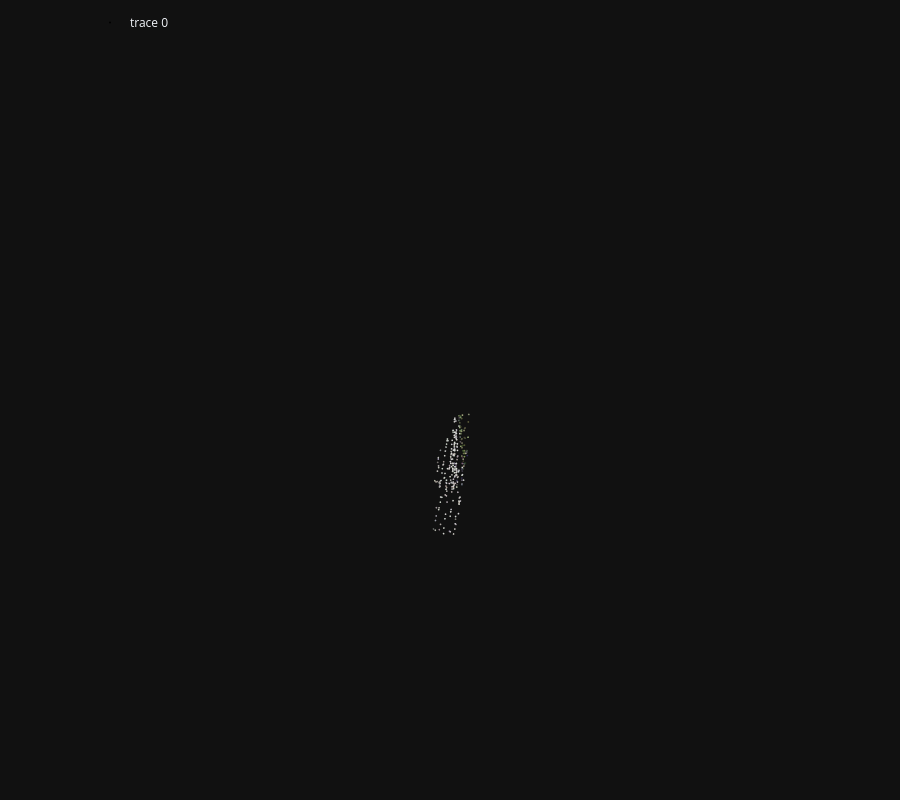

Write notebook code for a chart like this one.
### Code cell
rec = pycolmap.Reconstruction(str(best_model_path))

num_reg = count_reg_images(rec)
num_points = len(rec.points3D)
print(f"Registered images: {num_reg}")
print(f"3D points: {num_points}")

fig = init_figure(height=HEIGHT)
plot_reconstruction(
    fig,
    rec,
    min_track_length=MIN_TRACK_LENGTH,
    max_reproj_error=MAX_REPROJ_ERROR,
    cs=CAMERA_SIZE,
    points=SHOW_POINTS,
    cameras=SHOW_CAMERAS,
    points_rgb=POINTS_RGB,
)
fig.show()

### Figure 1 — Plotly figure (JSON) as saved in the notebook; plotly's stock layout.template omitted (floating-point values rounded to 4 significant figures; data arrays with more than 128 entries replaced by an {"elided": "..."} marker saying what was removed)
{"data": [{"marker": {"color": {"elided": "342x3 int values"}, "line": {"width": 0}, "size": 1}, "mode": "markers", "type": "scatter3d", "x": {"elided": "342 float values"}, "y": {"elided": "342 float values"}, "z": {"elided": "342 float values"}}, {"hovertemplate": "Image(image_id=64, camera=Camera(camera_id=1), name=\"right_half/20230408023813.200.jpg\", has_pose=1, triangulated=269/1245)", "legendgroup": "64", "line": {"color": "rgb(0, 0, 255)", "width": 1}, "mode": "lines", "name": "64", "showlegend": false, "type": "scatter3d", "x": [-0.5095, -0.2982, -0.2055, -0.5095, -0.2055, -0.2003, -0.5095, -0.2003, -0.2929, -0.5095, -0.2929, -0.2982], "y": [4.942, 2.679, 2.689, 4.942, 2.689, 2.692, 4.942, 2.692, 2.681, 4.942, 2.681, 2.679], "z": [0.4995, 0.5428, 0.5331, 0.4995, 0.5331, 0.5855, 0.4995, 0.5855, 0.5952, 0.4995, 0.5952, 0.5428]}, {"hovertemplate": "Image(image_id=23, camera=Camera(camera_id=1), name=\"left_half/20230408023813.000.jpg\", has_pose=1, triangulated=265/1129)", "legendgroup": "23", "line": {"color": "rgb(0, 0, 255)", "width": 1}, "mode": "lines", "name": "23", "showlegend": false, "type": "scatter3d", "x": [0.5667, 0.2901, 0.3829, 0.5667, 0.3829, 0.3775, 0.5667, 0.3775, 0.2847, 0.5667, 0.2847, 0.2901], "y": [-4.942, -2.737, -2.725, -4.942, -2.725, -2.716, -4.942, -2.716, -2.727, -4.942, -2.727, -2.737], "z": [-0.5055, -0.024, -0.03155, -0.5055, -0.03155, -0.08306, -0.5055, -0.08306, -0.07551, -0.5055, -0.07551, -0.024]}, {"hovertemplate": "Image(image_id=63, camera=Camera(camera_id=1), name=\"right_half/20230408023813.000.jpg\", has_pose=1, triangulated=251/1214)", "legendgroup": "63", "line": {"color": "rgb(0, 0, 255)", "width": 1}, "mode": "lines", "name": "63", "showlegend": false, "type": "scatter3d", "x": [0.5094, 0.2585, 0.3513, 0.5094, 0.3513, 0.3459, 0.5094, 0.3459, 0.2531, 0.5094, 0.2531, 0.2585], "y": [-4.941, -2.733, -2.723, -4.941, -2.723, -2.713, -4.941, -2.713, -2.723, -4.941, -2.723, -2.733], "z": [-0.4994, -0.0199, -0.02765, -0.4994, -0.02765, -0.07916, -0.4994, -0.07916, -0.07141, -0.4994, -0.07141, -0.0199]}, {"hovertemplate": "Image(image_id=24, camera=Camera(camera_id=1), name=\"left_half/20230408023813.200.jpg\", has_pose=1, triangulated=280/1189)", "legendgroup": "24", "line": {"color": "rgb(0, 0, 255)", "width": 1}, "mode": "lines", "name": "24", "showlegend": false, "type": "scatter3d", "x": [-0.5666, -0.3298, -0.2373, -0.5666, -0.2373, -0.232, -0.5666, -0.232, -0.3246, -0.5666, -0.3246, -0.3298], "y": [4.94, 2.68, 2.691, 4.94, 2.691, 2.693, 4.94, 2.693, 2.682, 4.94, 2.682, 2.68], "z": [0.5054, 0.546, 0.5362, 0.5054, 0.5362, 0.5887, 0.5054, 0.5887, 0.5984, 0.5054, 0.5984, 0.546]}], "layout": {"height": 800, "legend": {"orientation": "h", "x": 0.1, "xanchor": "left", "y": 0.99, "yanchor": "top"}, "margin": {"b": 0, "l": 0, "pad": 0, "r": 0, "t": 0}, "scene": {"aspectmode": "data", "camera": {"eye": {"x": 0, "y": -0.1, "z": -2}, "projection": {"type": "orthographic"}, "up": {"x": 0, "y": -1, "z": 0}}, "dragmode": "orbit", "xaxis": {"autorange": true, "showbackground": false, "showgrid": false, "showline": false, "showticklabels": true, "visible": false}, "yaxis": {"autorange": true, "showbackground": false, "showgrid": false, "showline": false, "showticklabels": true, "visible": false}, "zaxis": {"autorange": true, "showbackground": false, "showgrid": false, "showline": false, "showticklabels": true, "visible": false}}}}
